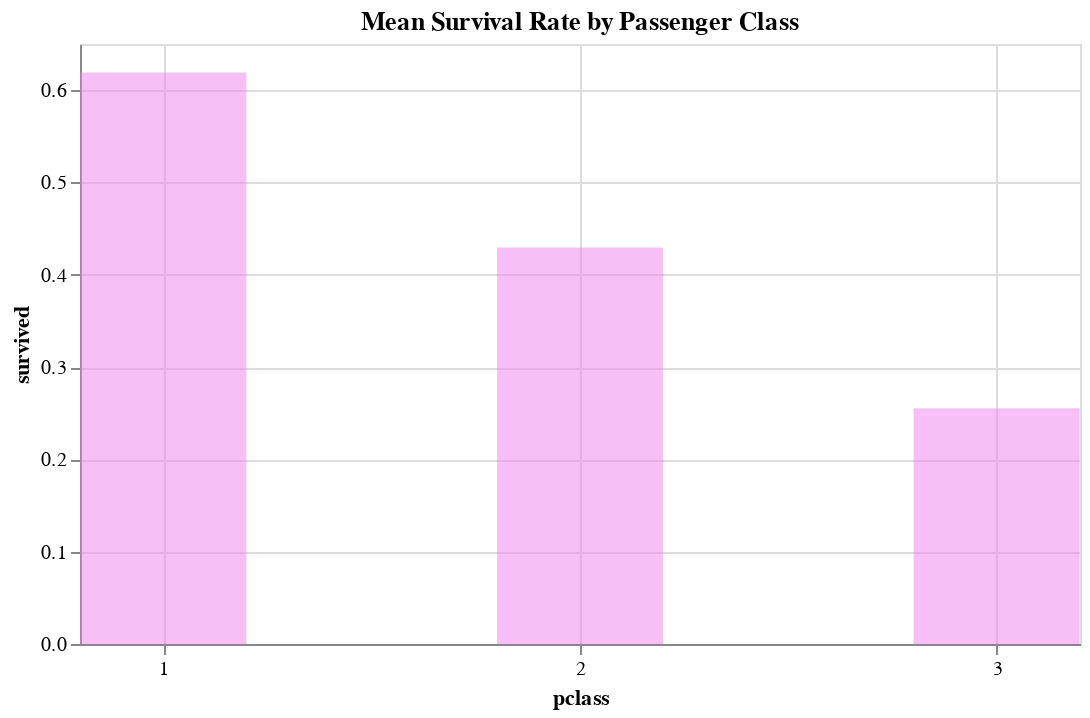

Here is the notebook cell this chart was saved with:
### Markdown cell above
**Question 4(a)**  <br> {points: 1}  

Beginning the analysis with passenger class, find the mean survival rate of the 3 classes and plot this as a bar chart. Name the object `group_class`. Make sure that you give the plot a descriptive title and y-axis label.
You will need to groupby `pclass` and inorder to find the `mean` survival rate. Don't forget to `reset_index()` when plotting.

### Code cell
titanic_classes = titanic_df.groupby(['pclass']).agg(survived=('survived', 'mean'))

group_class = alt.Chart(
    titanic_classes.reset_index(), width=500, height=300).mark_bar(
        color='violet', opacity=0.5, width = 83).encode(
            x=alt.X('pclass', sort='y',axis=alt.Axis(tickCount=3)),
            y=alt.Y('survived')).properties(title = "Mean Survival Rate by Passenger Class")
group_class

### Figure 1 — Vega-Lite specification as saved in the notebook (floating-point values rounded to 4 significant figures)
{"config": {"view": {"continuousWidth": 400, "continuousHeight": 300}}, "data": {"name": "data-a3c1ad397efd491208298d03794e5602"}, "mark": {"type": "bar", "color": "violet", "opacity": 0.5, "width": 83}, "encoding": {"x": {"type": "quantitative", "axis": {"tickCount": 3}, "field": "pclass", "sort": "y"}, "y": {"type": "quantitative", "field": "survived"}}, "height": 300, "title": "Mean Survival Rate by Passenger Class", "width": 500, "$schema": "https://vega.github.io/schema/vega-lite/v4.8.1.json", "datasets": {"data-a3c1ad397efd491208298d03794e5602": [{"pclass": 1, "survived": 0.6192}, {"pclass": 2, "survived": 0.4296}, {"pclass": 3, "survived": 0.2553}]}}
